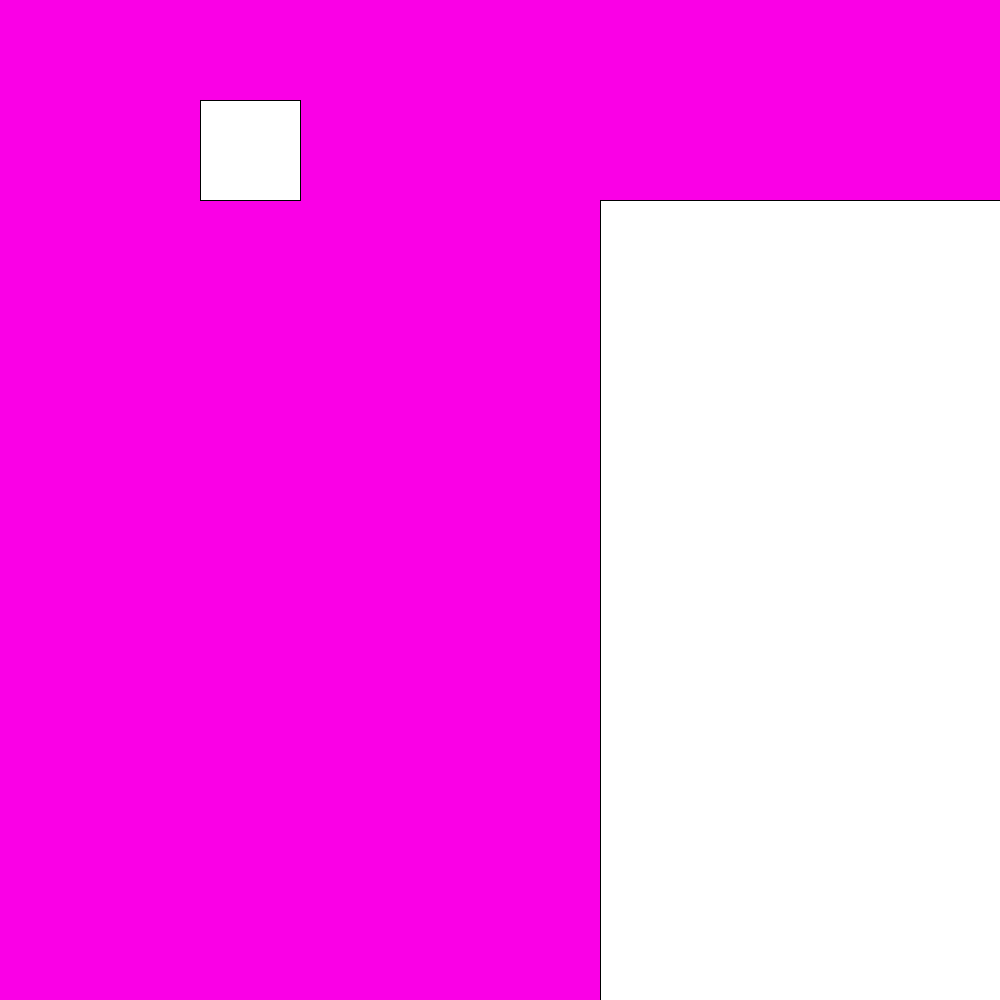
Frame 1 (no input)
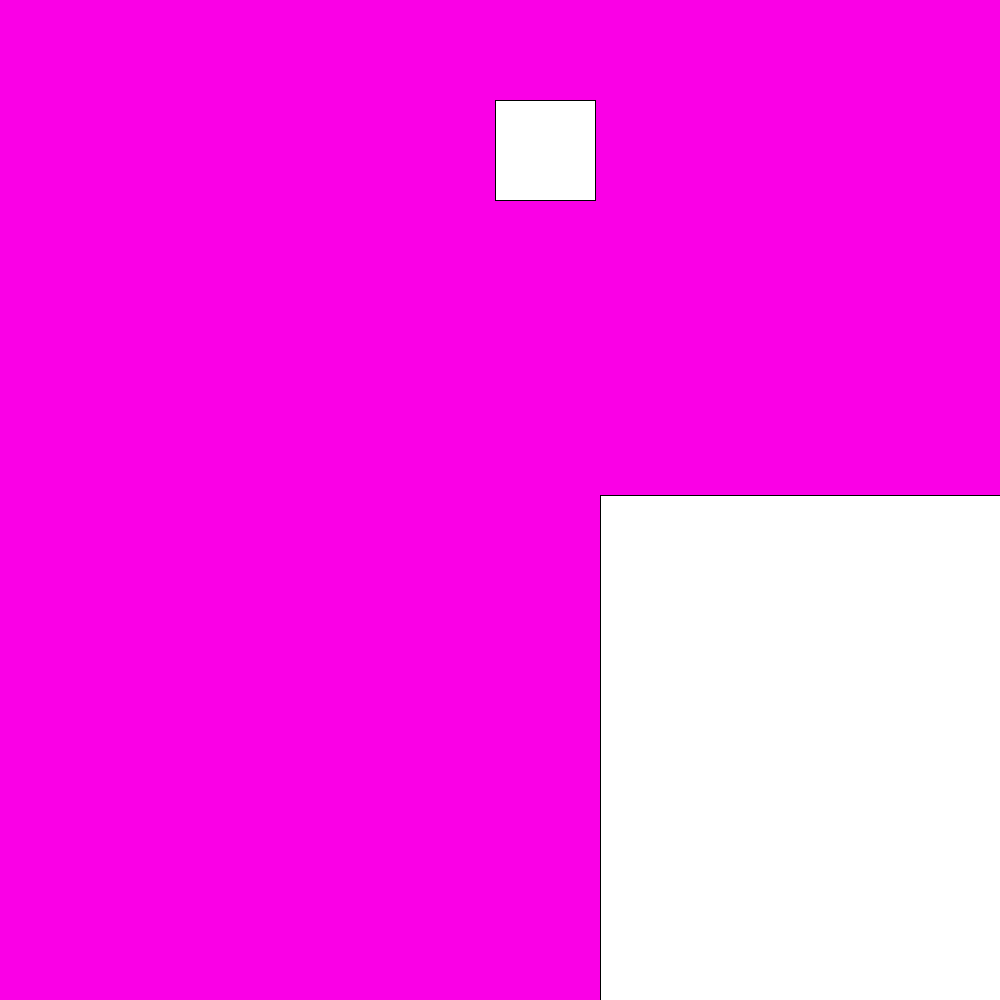
Frame 60 (the mouse pressed at the canvas centre just before this capture)
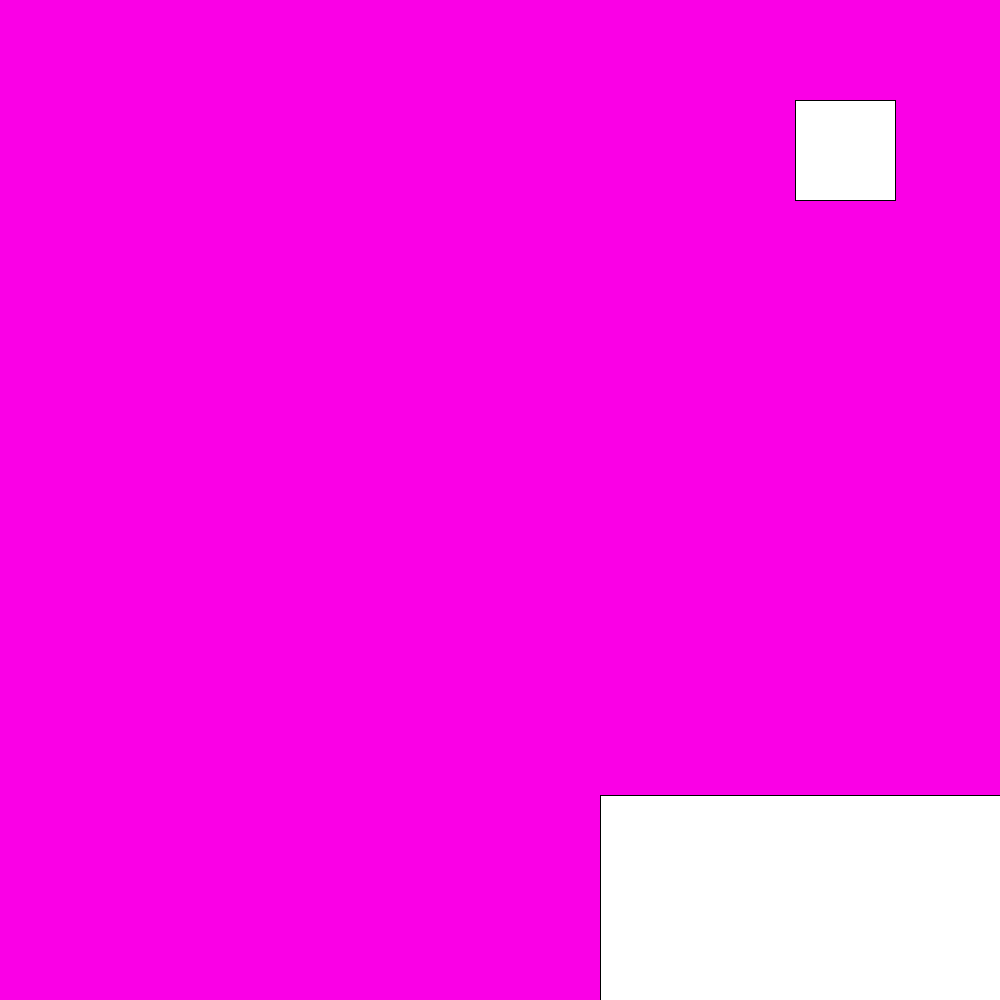
Frame 120 (the mouse held since frame 60 and released just before this capture)

The Processing sketch that drew these frames (run headless with seeded random() and noise(); from frame 60 on, the mouse is pressed at the canvas centre):

// Processing sketch: variables_assignment_2_0
// ── variables_assignment_2_0.pde
int j  = 100;


void setup () {
  background (250, 0, 230);
  
  size(1000, 1000);
}
void draw () {
  background (250,0, 230);
  square(j + 100, 100,100);
  square (600, j + 100, 900);
  j = j + 5;


  
  
  
 
}
